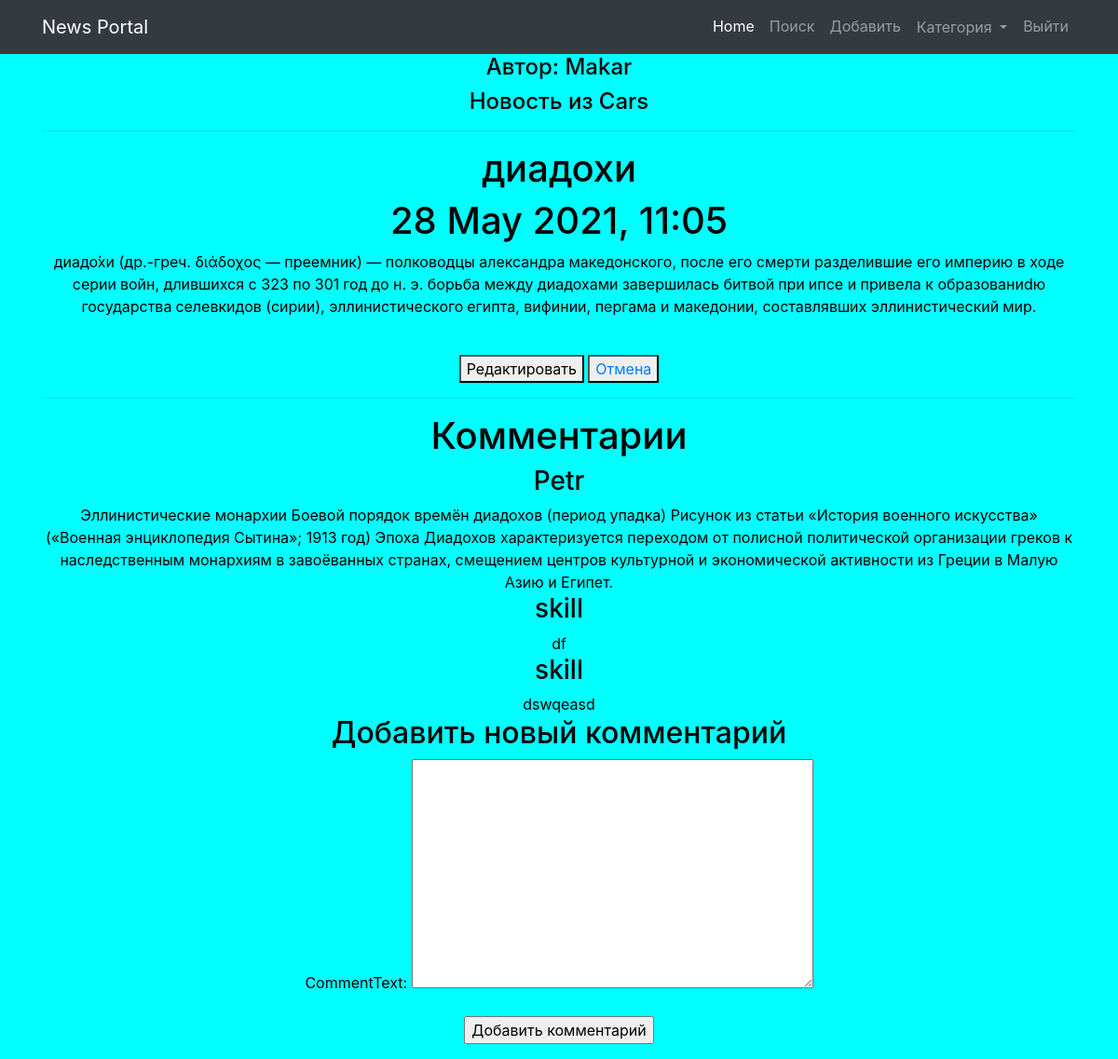
Screenshot of /news/53 (signed in) with the database file from the repository.
### news/models.py (models this page shows, shortened)
class Post(models.Model):
    postAuthor = models.ForeignKey(Author, on_delete=models.CASCADE)
    postNews = 'PN'
    postArticle = 'PA'
    POSITIONS = [
        (postArticle, 'Статья'),
        (postNews, 'Новость'),
    ]
    position = models.CharField('Тип', max_length=2, choices=POSITIONS, default=postArticle)
    dateCreation = models.DateTimeField('Поиск по дате в формате "год-месяц-день"', auto_now_add=True)
    postCategory = models.ManyToManyField(Category, through='PostCategory')
    preview_name = models.CharField('Заголовок', max_length=128)
    text = models.TextField('Поле для текста')
    rating = models.SmallIntegerField('Рейтинг', default=0)

class Author(models.Model):
    authorUser = models.OneToOneField(User, on_delete=models.CASCADE)
    authorRating = models.SmallIntegerField(default=0)
    def __str__(self):
        return f'{self.authorUser.first_name}'

class Category(models.Model):
    category_name = models.CharField(max_length=64, unique=True)
    subscriber = models.ManyToManyField(User, blank=True)
    def __str__(self):
        return self.category_name
    class Meta:
        verbose_name = 'Категория'
        verbose_name_plural = 'Категории'

class Comment(models.Model):
    commentPost = models.ForeignKey(Post, on_delete=models.CASCADE)
    commentUser = models.ForeignKey(User, on_delete=models.CASCADE)
    commentText = models.TextField()
    dateCreation = models.DateTimeField(auto_now_add=True)
    rating = models.SmallIntegerField(default=0)

### news/views.py (the view, shortened to what this page needs)
# urls.py: path('<int:pk>', NewsDetailView.as_view(), name='news_detail'),
class NewsDetailView(LoginRequiredMixin, PermissionRequiredMixin, FormMixin, DetailView):
    template_name = 'news_detail.html'
    queryset = Post.objects.all()
    context_object_name = 'new'
    permission_required = 'news.add_post'
    form_class = CommentForm
    def get_context_data(self, *args, **kwargs):
        context = super(NewsDetailView, self).get_context_data(**kwargs)
        try:
            context['CP'] = Comment.objects.filter(commentPost=self.kwargs['pk'])
            context['PCC'] = PostCategory.objects.get(pcPost=self.kwargs['pk']).pcCategory
            context['all_category'] = Category.objects.filter(post=self.kwargs.get('pk'))
            context['time'] = datetime.utcnow()
        except Comment.DoesNotExist:
            context['CP'] = None
            context['PCC'] = None
            context['all_category'] = None
        return context

### news/forms.py
class CommentForm(ModelForm):
    class Meta:
        model = Comment
        fields = [
            'commentText',
        ]

### news/templatetags/custom_filters.py (called while the page is built)
@register.filter(name='censor')
def censor(value):
    x = value.lower()
    if ' ' in x:
        a = list(x.split(' '))
        for i in a:
            if i in bad_words:
                y = a.index(i)
                a.remove(i)
                a.insert(y, '@!%&!2')
                value = (" ".join(a))
                return value
    if x in bad_words:
        x = '@!%&!'
        return x
    else:
        return x

### templates/news_detail.html (shortened to what this page needs)
{% extends 'default.html' %}
{% load custom_filters %}
{% block content %}
<div>
    {% if PCC %}
    <h4> Автор: {{ new.postAuthor }} </h4>
    <h4> <a> {{ new.get_position_display  }} из  {{ PCC }}  </a> </h4>
    <hr>
    {% endif %}
    <h1>{{ new.preview_name|censor }}</h1>
    <h1>{{ new.dateCreation|date:'d M Y, H:m'  }}</h1>
    <p>{{ new.text|censor }}</p>
</div>
<br>
<div>
    <a href="{% url 'news_update' new.id %}"> <button>Редактировать</button> </a>
    <button> <a href="/news/"> Отмена </a> </button>
</div>
<hr>
<div>
    {% if CP %}
    <h1> Комментарии </h1>
    {% for comment in CP %}
    <div>
        <h3> {{ comment.commentUser }} {{ comment.dataCreation|date:'d M Y, H:m' }} </h3>
        <a> {{ comment.commentText }} </a>
    </div>
    {% endfor %}
    {% else %}
    <br>
    <h2>НЕТУ!</h2>
    {% endif %}
</div>
<div>
    <h2> Добавить новый комментарий </h2>
    <form method="post">
        {{ form.as_p }}
        <p><input type="submit" value="Добавить комментарий"></p>
    </form>
</div>
{% endblock content %}

### templates/default.html (style rules this page uses)
body { background: aqua; color: black; }

### rows the page displays
Post: postAuthor "Makar", position "Новость", preview_name|censor "диадохи", dateCreation "28 May 2021, 11:05", text|censor "диадо́хи (др.-греч. διάδοχος — преемник) — полководцы александра македонского, после его смерти разделившие его империю в ходе серии войн, длившихся с 323 по 301 год до н. э. борьба между диадохами завершилась битвой при ипсе и привела к образованиdю государства селевкидов (сирии), эллинистического египта, вифинии, пергама и македонии, составлявших эллинистический мир."
Category: category_name "Cars"
Comment: commentUser "Petr", commentText "Эллинистические монархии Боевой порядок времён диадохов (период упадка) Рисунок из статьи «История военного искусства» («Военная энциклопедия Сытина»; 1913 год) Эпоха Диадохов характеризуется переходом от полисной политической организации греков к наследственным монархиям в завоёванных странах, смещением центров культурной и экономической активности из Греции в Малую Азию и Египет."
Comment: commentUser "skill", commentText "df"
Comment: commentUser "skill", commentText "dswqeasd"
